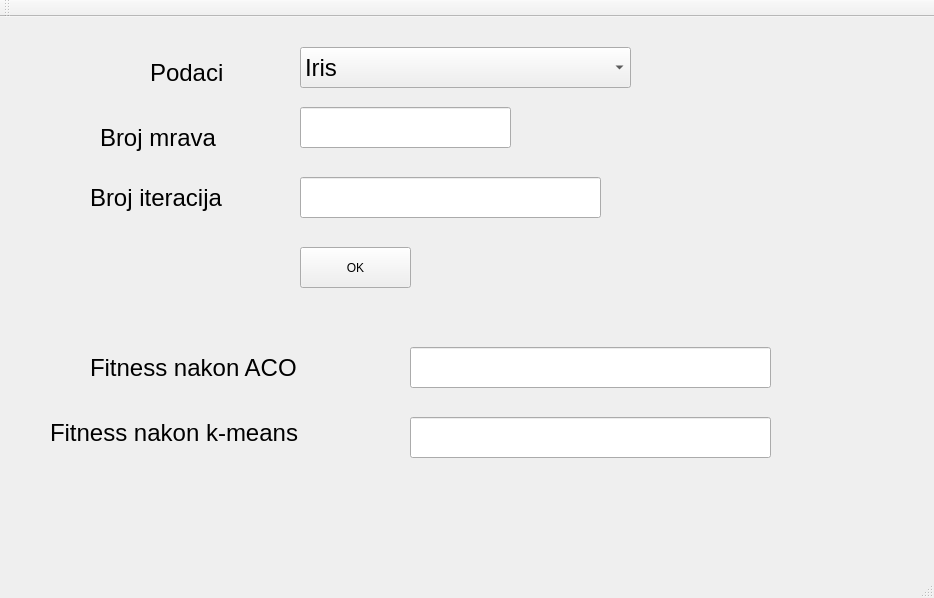
<?xml version="1.0" encoding="UTF-8"?>
<ui version="4.0">
 <class>MainWindow</class>
 <widget class="QMainWindow" name="MainWindow">
  <property name="geometry">
   <rect>
    <x>0</x>
    <y>0</y>
    <width>934</width>
    <height>598</height>
   </rect>
  </property>
  <property name="windowTitle">
   <string>MainWindow</string>
  </property>
  <widget class="QWidget" name="centralWidget">
   <widget class="QLabel" name="label_2">
    <property name="geometry">
     <rect>
      <x>90</x>
      <y>160</y>
      <width>171</width>
      <height>41</height>
     </rect>
    </property>
    <property name="font">
     <font>
      <pointsize>18</pointsize>
     </font>
    </property>
    <property name="text">
     <string>Broj iteracija</string>
    </property>
   </widget>
   <widget class="QLabel" name="label_4">
    <property name="geometry">
     <rect>
      <x>150</x>
      <y>40</y>
      <width>131</width>
      <height>31</height>
     </rect>
    </property>
    <property name="font">
     <font>
      <pointsize>18</pointsize>
     </font>
    </property>
    <property name="text">
     <string>Podaci</string>
    </property>
   </widget>
   <widget class="QLabel" name="label_5">
    <property name="geometry">
     <rect>
      <x>50</x>
      <y>390</y>
      <width>311</width>
      <height>51</height>
     </rect>
    </property>
    <property name="font">
     <font>
      <pointsize>18</pointsize>
     </font>
    </property>
    <property name="text">
     <string>Fitness nakon k-means</string>
    </property>
   </widget>
   <widget class="QPushButton" name="pushButton">
    <property name="geometry">
     <rect>
      <x>300</x>
      <y>230</y>
      <width>111</width>
      <height>41</height>
     </rect>
    </property>
    <property name="text">
     <string>OK</string>
    </property>
   </widget>
   <widget class="QLineEdit" name="lineEdit_4">
    <property name="geometry">
     <rect>
      <x>410</x>
      <y>400</y>
      <width>361</width>
      <height>41</height>
     </rect>
    </property>
    <property name="font">
     <font>
      <pointsize>18</pointsize>
     </font>
    </property>
   </widget>
   <widget class="QComboBox" name="comboBox">
    <property name="geometry">
     <rect>
      <x>300</x>
      <y>30</y>
      <width>331</width>
      <height>41</height>
     </rect>
    </property>
    <property name="font">
     <font>
      <pointsize>18</pointsize>
     </font>
    </property>
    <item>
     <property name="text">
      <string>Iris</string>
     </property>
    </item>
    <item>
     <property name="text">
      <string>Wine</string>
     </property>
    </item>
    <item>
     <property name="text">
      <string>Thyroid</string>
     </property>
    </item>
    <item>
     <property name="text">
      <string>Parkinsons</string>
     </property>
    </item>
    <item>
     <property name="text">
      <string>Test podaci</string>
     </property>
    </item>
    <item>
     <property name="text">
      <string>Breast cancer</string>
     </property>
    </item>
   </widget>
   <widget class="QLabel" name="label">
    <property name="geometry">
     <rect>
      <x>100</x>
      <y>100</y>
      <width>161</width>
      <height>41</height>
     </rect>
    </property>
    <property name="font">
     <font>
      <pointsize>18</pointsize>
     </font>
    </property>
    <property name="text">
     <string>Broj mrava</string>
    </property>
   </widget>
   <widget class="QLineEdit" name="lineEdit">
    <property name="geometry">
     <rect>
      <x>300</x>
      <y>90</y>
      <width>211</width>
      <height>41</height>
     </rect>
    </property>
    <property name="font">
     <font>
      <pointsize>18</pointsize>
     </font>
    </property>
   </widget>
   <widget class="QLineEdit" name="lineEdit_2">
    <property name="geometry">
     <rect>
      <x>300</x>
      <y>160</y>
      <width>301</width>
      <height>41</height>
     </rect>
    </property>
    <property name="font">
     <font>
      <pointsize>18</pointsize>
     </font>
    </property>
   </widget>
   <widget class="QLineEdit" name="lineEdit_3">
    <property name="geometry">
     <rect>
      <x>410</x>
      <y>330</y>
      <width>361</width>
      <height>41</height>
     </rect>
    </property>
    <property name="font">
     <font>
      <pointsize>18</pointsize>
     </font>
    </property>
   </widget>
   <widget class="QLabel" name="label_3">
    <property name="geometry">
     <rect>
      <x>90</x>
      <y>320</y>
      <width>261</width>
      <height>61</height>
     </rect>
    </property>
    <property name="font">
     <font>
      <pointsize>18</pointsize>
     </font>
    </property>
    <property name="text">
     <string>Fitness nakon ACO</string>
    </property>
   </widget>
  </widget>
  <widget class="QMenuBar" name="menuBar">
   <property name="geometry">
    <rect>
     <x>0</x>
     <y>0</y>
     <width>934</width>
     <height>26</height>
    </rect>
   </property>
  </widget>
  <widget class="QToolBar" name="mainToolBar">
   <attribute name="toolBarArea">
    <enum>TopToolBarArea</enum>
   </attribute>
   <attribute name="toolBarBreak">
    <bool>false</bool>
   </attribute>
  </widget>
  <widget class="QStatusBar" name="statusBar"/>
 </widget>
 <layoutdefault spacing="6" margin="11"/>
 <resources/>
 <connections/>
</ui>
